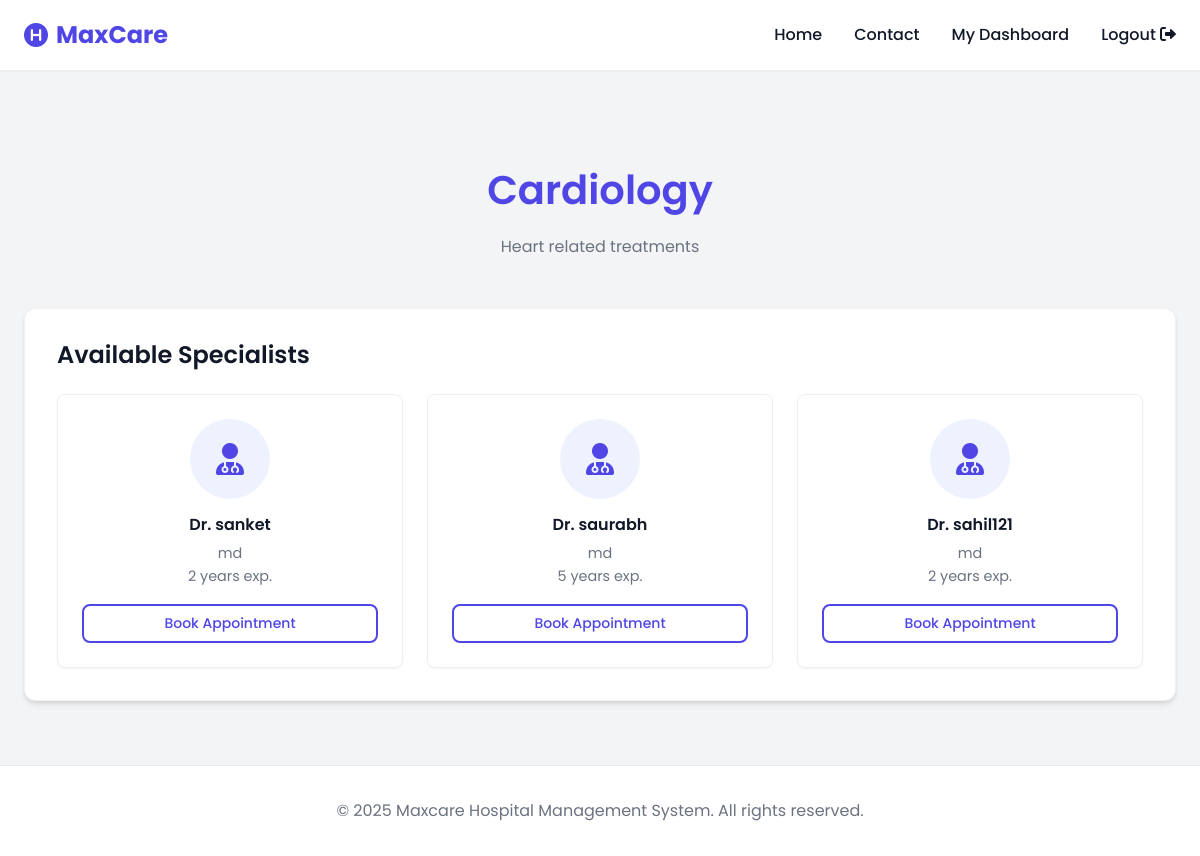
Screenshot of /department/1 (signed in) with the database file from the repository.
### model.py (models this page shows)
class Department(db.Model):
    __tablename__ = 'departments'
    id = db.Column(db.Integer, primary_key=True)
    Department_name = db.Column(db.String(100), unique=True, nullable=False)
    description = db.Column(db.Text)
    created_at = db.Column(db.DateTime, default=datetime.utcnow)
    doctors = db.relationship("Doctor", back_populates="department")

class Doctor(db.Model):
    __tablename__ = 'doctors'
    id = db.Column(db.Integer, primary_key=True)
    user_id = db.Column(db.Integer, db.ForeignKey('users.id'), nullable=False)
    department_id = db.Column(db.Integer, db.ForeignKey('departments.id'), nullable=False)
    qualification = db.Column(db.String(200))
    experience = db.Column(db.Integer)  # years
    user = db.relationship("User", back_populates="doctor_profile")
    department = db.relationship("Department", back_populates="doctors")

class User(db.Model):
    __tablename__ = 'users'
    id = db.Column(db.Integer, primary_key=True)
    username = db.Column(db.String(150), unique=True, nullable=False)
    email = db.Column(db.String(150), unique=True, nullable=False)
    password = db.Column(db.String(150), nullable=False)
    role = db.Column(db.String(50), nullable=False)   # 'admin', 'doctor', 'patient'
    registration_date = db.Column(db.DateTime, default=datetime.utcnow)
    doctor_profile = db.relationship("Doctor", back_populates="user", uselist=False)
    doctor_appointments = db.relationship(
        "Appointment",
        foreign_keys="Appointment.doctor_id",
        back_populates="doctor_user"
    )
    patient_appointments = db.relationship(
        "Appointment",
        foreign_keys="Appointment.patient_id",
        back_populates="patient_user"
    )

### app.py (the view)
@app.route('/department/<int:dept_id>')
def department_details(dept_id):
    if 'role' not in session:
        return redirect(url_for('login'))
    dept = Department.query.get_or_404(dept_id)
    doctors = Doctor.query.filter_by(department_id=dept_id).all()
    return render_template(
        "department_details.html",
        department=dept,
        doctors=doctors
    )

### templates/department_details.html (shortened to what this page needs)
{% extends "base.html" %}
{% block content %}
<div class="container">
    <div style="text-align: center; margin-bottom: 3rem;">
        <h1 class="text-primary">{{ department.Department_name }}</h1>
        <p class="text-muted" style="max-width: 600px; margin: 0 auto;">{{ department.description }}</p>
    </div>
    <div class="card">
        <h3 style="margin-bottom: 1.5rem;">Available Specialists</h3>
        {% if doctors %}
        <div style="display: grid; grid-template-columns: repeat(auto-fit, minmax(280px, 1fr)); gap: 1.5rem;">
            {% for doc in doctors %}
            <div
                style="border: 1px solid #eee; border-radius: var(--radius-md); padding: 1.5rem; text-align: center; transition: var(--transition); box-shadow: var(--shadow-sm);">
                <div
                    style="width: 80px; height: 80px; margin: 0 auto 1rem; background: #EEF2FF; border-radius: 50%; display: flex; align-items: center; justify-content: center; font-size: 2rem; color: var(--primary-color);">
                    <i class="fas fa-user-md"></i>
                </div>
                <h4>Dr. {{ doc.user.username }}</h4>
                <p class="text-muted" style="font-size: 0.9rem; margin-bottom: 1rem;">
                    {{ doc.qualification }}<br>
                    {{ doc.experience }} years exp.
                </p>
                <a href="{{ url_for('doctor_availability', doc_id=doc.id) }}" class="btn btn-outline btn-sm"
                    style="width: 100%;">Book Appointment</a>
            </div>
            {% endfor %}
        </div>
        {% else %}
        <p class="text-muted text-center">No doctors currently assigned to this department.</p>
        {% endif %}
    </div>
</div>
{% endblock %}

### static/style.css (style rules this page uses)
:root { --primary-color: #4F46E5; --primary-dark: #4338CA; --secondary-color: #06B6D4; --accent-color: #EC4899; --bg-body: #F3F4F6; --bg-card: #FFFFFF; --text-main: #111827; --text-muted: #6B7280; --text-light: #F9FAFB; --success: #10B981; --warning: #F59E0B; --danger: #EF4444; --shadow-sm: 0 1px 2px 0 rgba(0, 0, 0, 0.05); --shadow-md: 0 4px 6px -1px rgba(0, 0, 0, 0.1), 0 2px 4px -1px rgba(0, 0, 0, 0.06); --shadow-lg: 0 10px 15px -3px rgba(0, 0, 0, 0.1), 0 4px 6px -2px rgba(0, 0, 0, 0.05); --glass-bg: rgba(255, 255, 255, 0.7); --glass-border: rgba(255, 255, 255, 0.5); --radius-md: 0.5rem; --radius-lg: 0.75rem; --radius-xl: 1rem; --transition: all 0.3s ease; }
* { margin: 0; padding: 0; box-sizing: border-box; }
body { font-family: 'Poppins', sans-serif; background-color: var(--bg-body); color: var(--text-main); line-height: 1.6; min-height: 100vh; display: flex; flex-direction: column; }
a { text-decoration: none; color: inherit; transition: var(--transition); }
h1, h2, h3, h4, h5, h6 { line-height: 1.2; margin-bottom: 0.5em; font-weight: 600; }
h1 { font-size: 2.5rem; }
h3 { font-size: 1.5rem; }
.text-primary { color: var(--primary-color); }
.text-muted { color: var(--text-muted); }
.btn { display: inline-block; padding: 0.75rem 1.5rem; border-radius: var(--radius-md); font-weight: 500; cursor: pointer; border: none; transition: var(--transition); font-size: 1rem; text-align: center; }
.btn-outline { border: 2px solid var(--primary-color); color: var(--primary-color); background: transparent; }
.btn-sm { padding: 0.4rem 0.8rem; font-size: 0.875rem; }
.container { max-width: 1200px; margin: 0 auto; padding: 2rem 1.5rem; flex: 1; }
.card { background: var(--bg-card); border-radius: var(--radius-lg); box-shadow: var(--shadow-md); padding: 2rem; margin-bottom: 2rem; border: 1px solid rgba(0,0,0,0.05); transition: var(--transition); }

### rows the page displays
Department: Department_name "Cardiology", description "Heart related treatments"
Doctor: user.username "sanket", qualification "md", experience "2"
Doctor: user.username "saurabh", qualification "md", experience "5"
Doctor: user.username "sahil121", qualification "md", experience "2"
